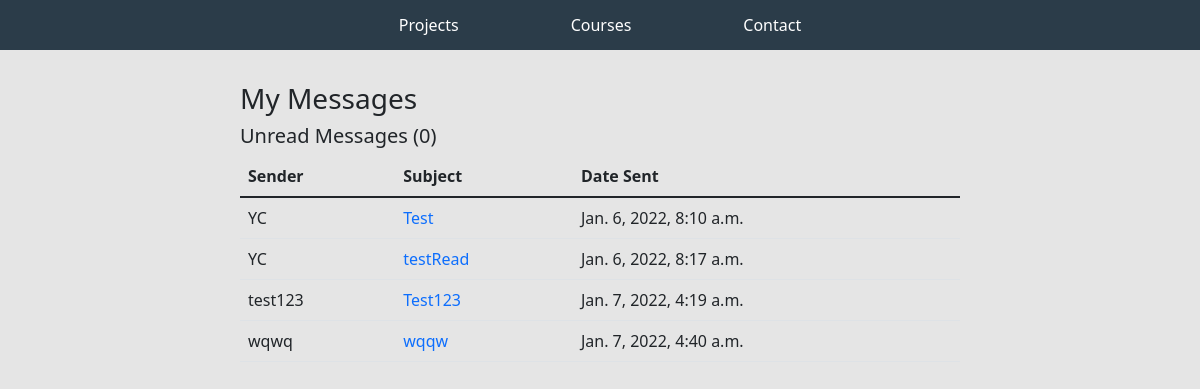
Screenshot of /inbox/ with the database file from the repository.
### base/models.py (models this page shows, shortened)
class Message(models.Model):
    name = models.CharField(max_length=200,null=True)
    email = models.CharField(max_length=200,null=True)
    subject = models.CharField(max_length=200,null=True)
    body = models.TextField()
    is_read=models.BooleanField(default=False)
    created = models.DateTimeField(auto_now_add=True)
    id = models.UUIDField(default=uuid.uuid4,unique=True, primary_key=True,editable= False)

### base/views.py (the view)
# urls.py: path('inbox/', views.inboxPage ,name="inbox"),
def inboxPage(request):
    inbox = Message.objects.all().order_by('is_read')
    unreadCount = Message.objects.filter(is_read=False).count()
    context={'inbox':inbox, 'unreadCount':unreadCount}
    return render(request, 'base/inbox.html',context)

### base/templates/base/inbox.html
{% extends 'base/main.html' %}
{%load static%}
{% block content %}
<div class="container">
    <h3>My Messages</h3>
    <h5>Unread Messages ({{unreadCount}})</h5>
    <table class="table">
        <thead>
            <tr>
                <th>Sender</th>
                <th>Subject</th>
                <th>Date Sent</th>
            </tr>
        </thead>
        <tbody>
                {% for message in inbox %}
                {% if message.is_read %}
                <tr >
                {% else %}
                <tr style="font-weight: 900;">
                {% endif %}
                    <td>{{message.name}}</td>
                    <td><a href="{% url 'message' message.id %}">{{message.subject}}</a></td>
                    <td>{{message.created}}</td>
                </tr>
                {% endfor %}
        </tbody>
    </table>
</div>
{% endblock %}

### static/styles/main.css (style rules this page uses)
body { margin: 0%; background-color: #E5E5E5; }
.container { max-width: 3000px; padding-left: 15em; padding-right: 15em; padding-top: 2em; min-height:5rem; margin: 0 auto; }
a:link { text-decoration: none; }

### rows the page displays
Message: name "YC", subject "Test", created "Jan. 6, 2022, 8:10 a.m."
Message: name "YC", subject "testRead", created "Jan. 6, 2022, 8:17 a.m."
Message: name "test123", subject "Test123", created "Jan. 7, 2022, 4:19 a.m."
Message: name "wqwq", subject "wqqw", created "Jan. 7, 2022, 4:40 a.m."

### other values shown
{{ unreadCount }} "0"
